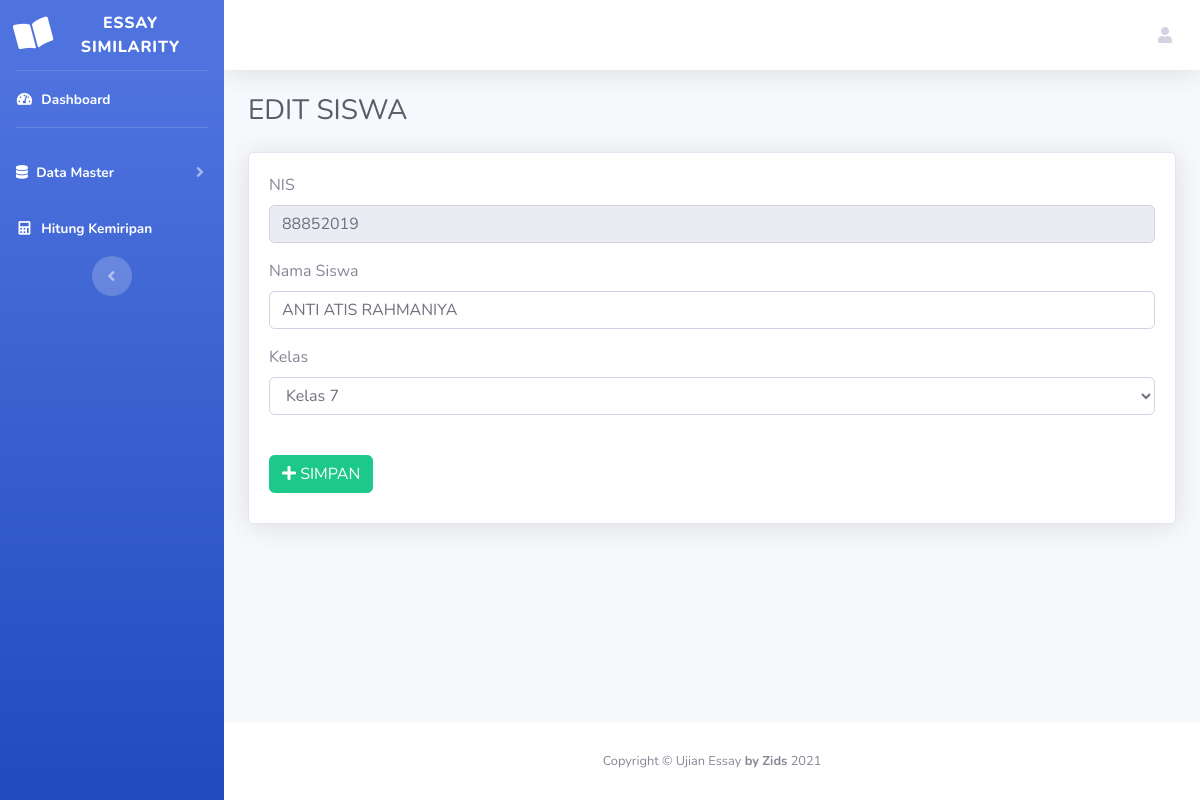
Page /siswa/editsiswa.php?nis=88852019 (signed in) on the committed database.
### tables this page shows
CREATE TABLE `siswa` (
  `nis` int(10) NOT NULL,
  `nama_siswa` varchar(100) NOT NULL,
  `id_kelas` int(10) DEFAULT NULL
);

CREATE TABLE `kelas` (
  `id_kelas` int(10) NOT NULL,
  `nama_kelas` varchar(50) NOT NULL
);

### siswa/editsiswa.php (the view, shortened to what this page needs)
<?php include("../head.php") ?>
<?php include("../body.php") ?>
<?php
include '../koneksi/koneksi.php';
$nis = $_GET['nis'];
$data = mysqli_query($db, "select * from siswa where nis='$nis'");
while ($d = mysqli_fetch_array($data)) {
?>
    <div class="container-fluid">
        <h1 class="h3 mb-4 text-gray-800">EDIT SISWA</h1>
        <div class="card shadow mb-4">
            <div class="card-body">
                <form action="" method="POST">
                    <div class="mb-3">
                        <label for="" class="form-label">NIS</label>
                        <input readonly required class="form-control" type="number" name="nis" value="<?php echo $d['nis']; ?>">
                    </div>
                    <div class="mb-3">
                        <label for="" class="form-label">Nama Siswa</label>
                        <input type="text" class="form-control" name="nama_siswa" value="<?php echo $d['nama_siswa']; ?>">
                    </div>
                    <div class="mb-3">
                        <label for="" class="form-label">Kelas</label>
                        <select class="form-control form-select" name="kelas" required>
                            <?php
                            $data = mysqli_query($db, "SELECT * from kelas");
                            while ($da = mysqli_fetch_array($data)) :
                            ?>
                                <option value="<?php echo $da['id_kelas']; ?>" <?php if ($d["id_kelas"] == $da["id_kelas"]) { ?> selected <?php } ?>>
                                    <?php echo $da['nama_kelas']; ?>
                                </option>
                            <?php endwhile; ?>
                        </select>
                    </div>
                    <br>
                    <button type="submit" name="submit" class="btn btn-success" style="margin-bottom: 10px;">
                        <i class="fa fa-plus"></i> SIMPAN</button>
                </form>
            </div>
        </div>
    </div>
<?php } ?>
<?php include("../foot.php") ?>

### rows in the picture
siswa: nis "88852019", nama_siswa "ANTI ATIS RAHMANIYA", kelas "Kelas 7"
